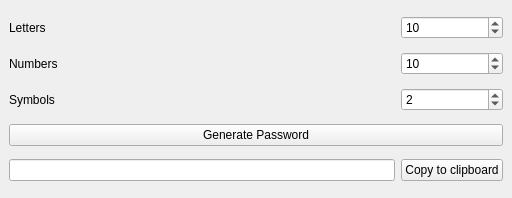
<?xml version="1.0" encoding="UTF-8"?>
<ui version="4.0">
 <class>MainWindow</class>
 <widget class="QMainWindow" name="MainWindow">
  <property name="geometry">
   <rect>
    <x>0</x>
    <y>0</y>
    <width>512</width>
    <height>198</height>
   </rect>
  </property>
  <property name="sizePolicy">
   <sizepolicy hsizetype="Fixed" vsizetype="Fixed">
    <horstretch>0</horstretch>
    <verstretch>0</verstretch>
   </sizepolicy>
  </property>
  <property name="maximumSize">
   <size>
    <width>512</width>
    <height>198</height>
   </size>
  </property>
  <property name="windowTitle">
   <string>MainWindow</string>
  </property>
  <widget class="QWidget" name="centralwidget">
   <layout class="QGridLayout" name="gridLayout">
    <item row="2" column="1">
     <widget class="QSpinBox" name="spinBoxSymbols">
      <property name="value">
       <number>2</number>
      </property>
     </widget>
    </item>
    <item row="0" column="0">
     <widget class="QLabel" name="labelLetters">
      <property name="text">
       <string>Letters</string>
      </property>
     </widget>
    </item>
    <item row="2" column="0">
     <widget class="QLabel" name="labelSymbols">
      <property name="text">
       <string>Symbols</string>
      </property>
     </widget>
    </item>
    <item row="4" column="0">
     <widget class="QLineEdit" name="lineEdit">
      <property name="text">
       <string/>
      </property>
      <property name="readOnly">
       <bool>true</bool>
      </property>
     </widget>
    </item>
    <item row="0" column="1">
     <widget class="QSpinBox" name="spinBoxLetters">
      <property name="value">
       <number>10</number>
      </property>
     </widget>
    </item>
    <item row="1" column="0">
     <widget class="QLabel" name="labelNumbers">
      <property name="text">
       <string>Numbers</string>
      </property>
     </widget>
    </item>
    <item row="1" column="1">
     <widget class="QSpinBox" name="spinBoxNumbers">
      <property name="value">
       <number>10</number>
      </property>
     </widget>
    </item>
    <item row="4" column="1">
     <widget class="QPushButton" name="pushButtonCopyClipboard">
      <property name="text">
       <string>Copy to clipboard</string>
      </property>
     </widget>
    </item>
    <item row="3" column="0" colspan="2">
     <widget class="QPushButton" name="pushButtonGeneratePwd">
      <property name="text">
       <string>Generate Password</string>
      </property>
     </widget>
    </item>
   </layout>
  </widget>
  <action name="actionClose">
   <property name="text">
    <string>Close</string>
   </property>
  </action>
 </widget>
 <resources/>
 <connections/>
</ui>
